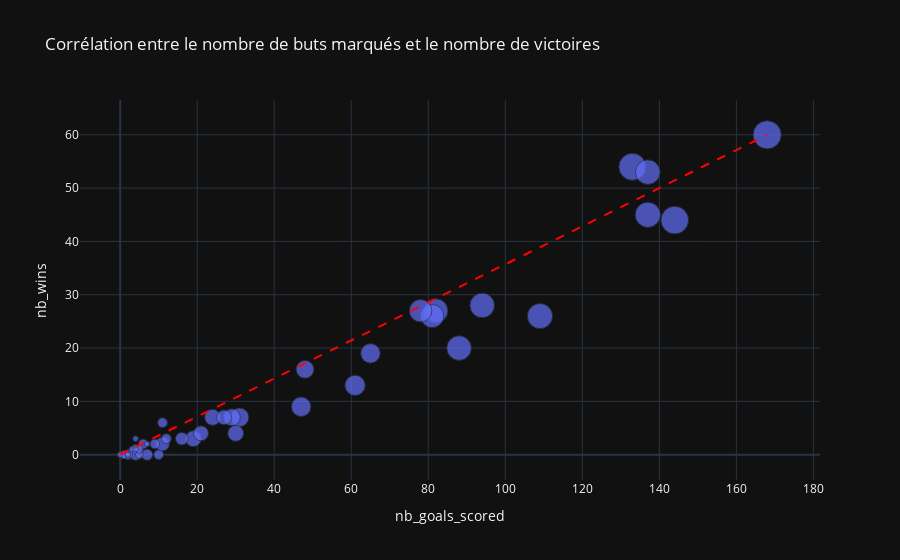

This figure's notebook cell:
### Markdown cell above
Existe-t-il une corrélation entre le nombre de buts marqués et le nombre de victoires ?

### Code cell
fig = px.scatter(df_summary, x='nb_goals_scored', y='nb_wins',
                 size='nb_tournaments',
                 title='Corrélation entre le nombre de buts marqués et le nombre de victoires')

fig.add_shape(type='line',
              x0=df_summary['nb_goals_scored'].min(),
              y0=df_summary['nb_wins'].min(),
              x1=df_summary['nb_goals_scored'].max(),
              y1=df_summary['nb_wins'].max(),
              line=dict(color='red', width=2, dash='dash'))

fig.show()

### Figure 1 — Plotly figure (JSON) as saved in the notebook; plotly's stock layout.template omitted (floating-point values rounded to 4 significant figures)
{"data": [{"hovertemplate": "nb_goals_scored=%{x}<br>nb_wins=%{y}<br>nb_tournaments=%{marker.size}<extra></extra>", "legendgroup": "", "marker": {"color": "#636efa", "size": [25, 24, 23, 20, 20, 19, 19, 19, 18, 17, 16, 13, 12, 12, 11, 10, 9, 8, 8, 8, 7, 7, 6, 5, 4, 4, 3, 3, 3, 3, 3, 3, 3, 2, 2, 2, 2, 1, 1, 1, 1, 1, 1, 1], "sizemode": "area", "sizeref": 0.0625, "symbol": "circle"}, "mode": "markers", "name": "", "orientation": "v", "showlegend": false, "x": [168, 144, 133, 109, 137, 137, 94, 88, 82, 81, 78, 61, 65, 47, 31, 48, 29, 30, 24, 19, 21, 27, 11, 16, 4, 7, 6, 11, 2, 4, 10, 9, 12, 5, 1, 5, 1, 3, 7, 0, 4, 4, 2, 2], "xaxis": "x", "y": [60, 44, 54, 26, 45, 53, 28, 20, 27, 26, 27, 13, 19, 9, 7, 16, 7, 4, 7, 3, 4, 7, 2, 3, 0, 0, 2, 6, 0, 1, 0, 2, 3, 0, 0, 1, 0, 1, 2, 0, 1, 3, 0, 0], "yaxis": "y", "type": "scatter"}], "layout": {"xaxis": {"anchor": "y", "domain": [0.0, 1.0], "title": {"text": "nb_goals_scored"}}, "yaxis": {"anchor": "x", "domain": [0.0, 1.0], "title": {"text": "nb_wins"}}, "legend": {"tracegroupgap": 0, "itemsizing": "constant"}, "title": {"text": "Corrélation entre le nombre de buts marqués et le nombre de victoires"}, "shapes": [{"line": {"color": "red", "dash": "dash", "width": 2}, "type": "line", "x0": 0, "x1": 168, "y0": 0, "y1": 60}]}}
